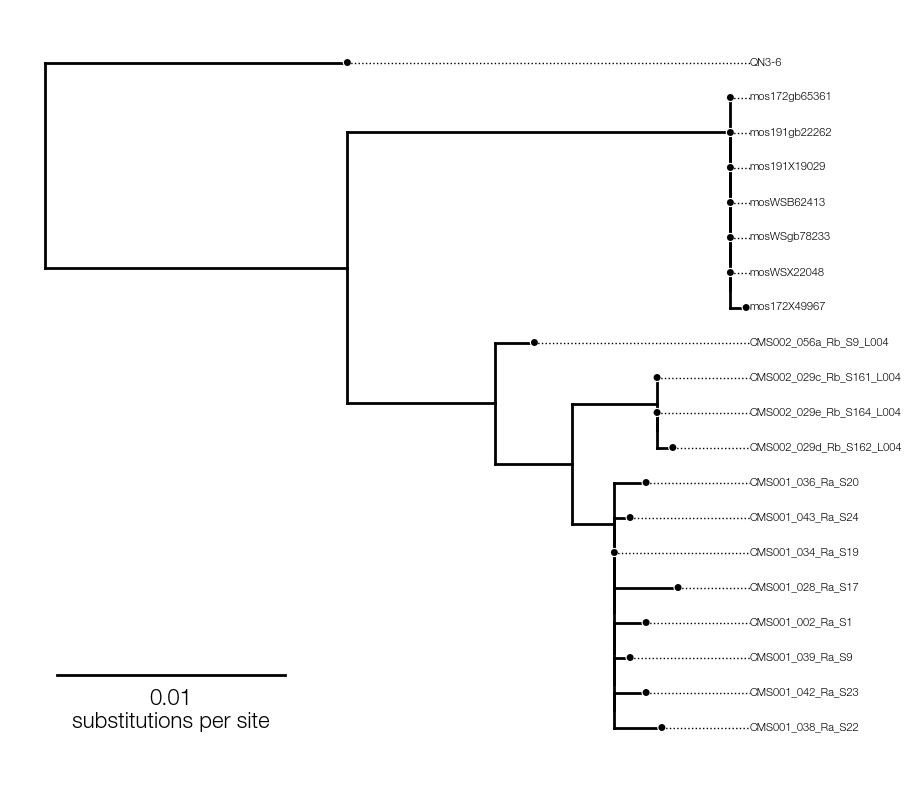

This chart was generated by the following Python code:
import baltic as bt
from baltic import bt_utils

import matplotlib as mpl
from matplotlib import pyplot as plt
from matplotlib.gridspec import GridSpec

mpl.use("Agg")
#########

ll = bt.io.load_newick('gp64.rooted.newick', 'divergence') ## treeFile here can alternatively be a path to a local file
ll.treeStats() ## report stats about tree

####### this does plotting
fig = plt.figure(figsize=(10, 10), facecolor='w')
gs = GridSpec(1, 1)

ax = plt.subplot(gs[0])

ll.sort_branches()
ll.plot_tree(ax)
ll.plot_points(ax, pointSize=25, colour='k', outlineColour='w', outlineSize=45)
ll.plot_aligned_tip_labels(ax=ax, fontsize=8, textContentFxn=lambda k: k.name.split('|')[0])

#####
bt_utils.plot_scale_bar(ax=ax, xy=(0.0015, 2), tree=ll, textKwargs={'size': 16}, unitText='substitutions per site')

bt_utils.clean_axes(ax=ax)

ax.tick_params(axis='x', labelsize=22)

ax.set_ylim(-1, ll.ySpan + 1)
plt.savefig('simple-tree.png', bbox_inches='tight')